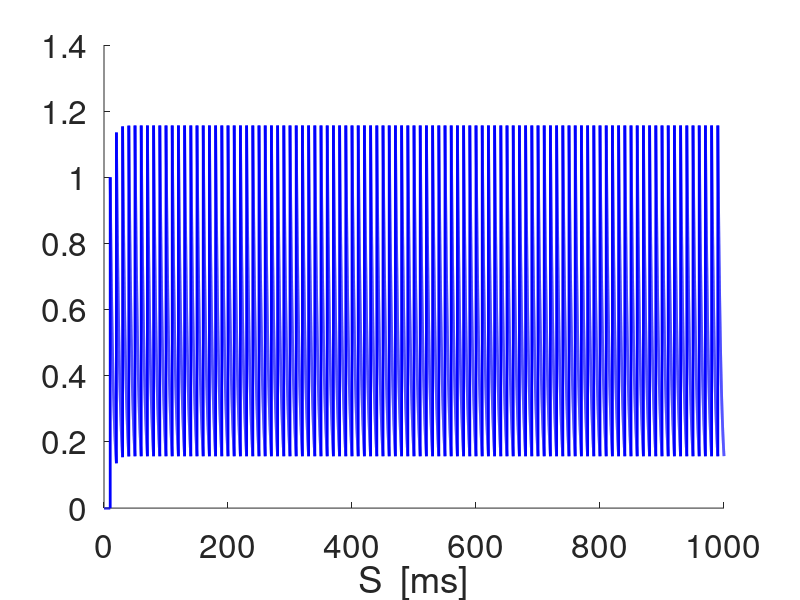
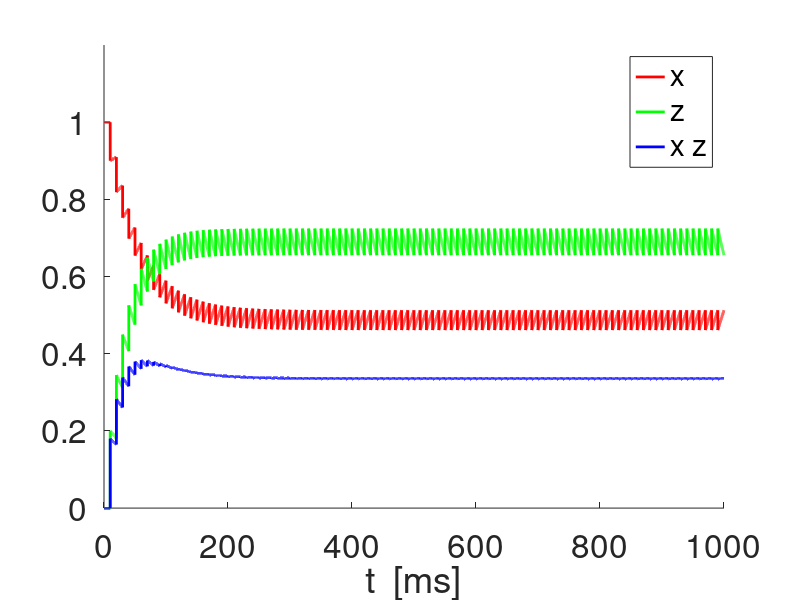
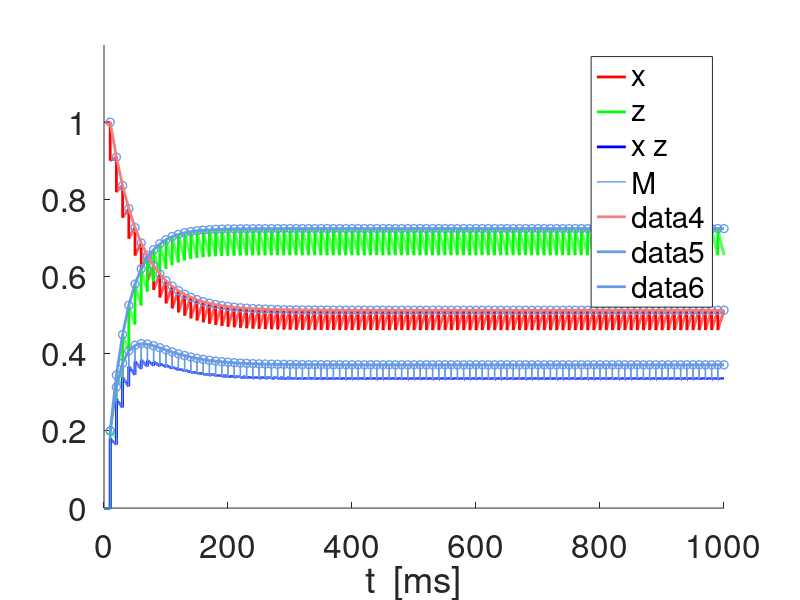
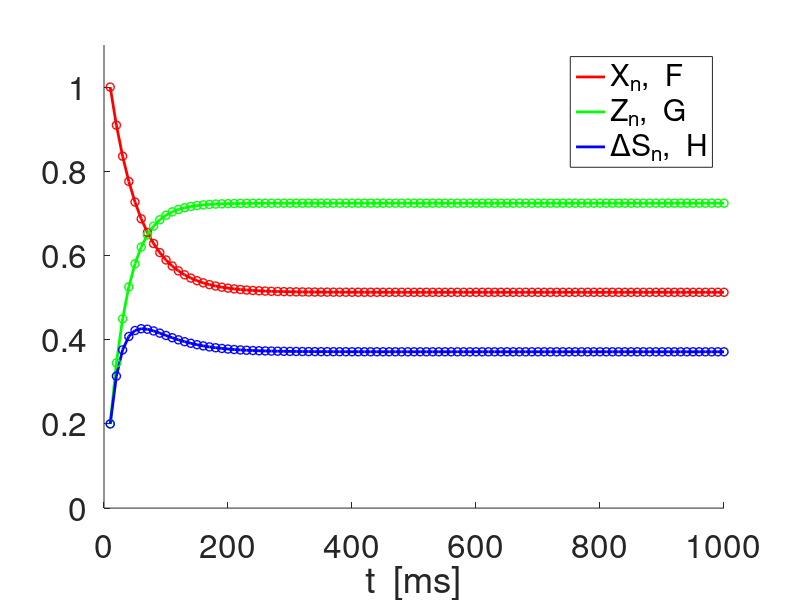

The MATLAB source for these figures, in order:
% 2020-01-08

% Synaptic depression and facilitation models 
% (Dayan & Abbott, see Ermentrout & Terman book, Chapter 7) 

clearvars;
close all;

lightblueish = [.4 .6 .9];
lightcoral = [0.94 0.5 0.5];
lightsalmon = [0.9 0.5 0.4];
mediumacquamarine = [0.4 0.8 0.6];
lightgray = [.7 .7 .7];
darkgray = [.3 .3 .3];
darkgray2 = [.1 .1 .1];

% Parameters

taudec = 5;
taudep = 100;
taufac = 100;
adep = 0.1;
afac = 0.2;
Xinf = 1;
Zinf = 0;

% Time definitions

Tmax = 1000;
dt = 0.01;
t = 0:dt:Tmax;

% Input spike definitions

SpkFreqin = 100;
SpkPerin = 1000/SpkFreqin;
Nspk = floor(Tmax/SpkPerin);
tspk = (1:Nspk)*SpkPerin;



% Synaptic dynamics (no short-term plasticity)

S = zeros(1,length(t));

jspk = 1;
for j=1:length(t)-1
    k1s = -S(j)/taudec;
    as = S(j)+k1s*dt;
    k2s = -as/taudec;
    S(j+1) = S(j)+(k1s+k2s)*dt/2;
    if t(j)> tspk(jspk)
        S(j+1) = S(j+1)+1;
        jspk = jspk+1;
    end
end

figure
hold on
plot(t,S,'-b','linewidth',2);
set(gca,'fontsize',24);
xlabel('t  [ms]');
xlabel('S  [ms]');

% Synaptic short-term plasticity

x = zeros(1,length(t));
z = zeros(1,length(t));

x(1) = 1;
z(1) = 0;
jspk = 1;
for j=1:length(t)-1
    k1x = (Xinf-x(j))/taudep;
    k1z = (Zinf-z(j))/taufac;
    ax = x(j)+k1x*dt;
    az = z(j)+k1z*dt;
    k2x = (Xinf-ax)/taudep;
    k2z = (Zinf-az)/taufac;
    x(j+1) = x(j)+(k1x+k2x)*dt/2;
    z(j+1) = z(j)+(k1z+k2z)*dt/2;
    if t(j)>= tspk(jspk)
        x(j+1) = x(j+1)-adep*x(j);
        z(j+1) = z(j+1)+afac*(1-z(j+1));
        jspk = jspk+1;
    end
end

m = zeros(1,length(t));
for j=2:length(t)
    m(j) = x(j-1)*z(j);
end

% x-, z- and DeltaS=x*z-traces

figure
hold on
plot(t,x,'-r','linewidth',2);
plot(t,z,'-g','linewidth',2);
plot(t,x.*z,'-b','linewidth',2);
axis([0 Tmax 0 1.2]);
set(gca,'fontsize',24);
xlabel('t  [ms]');
legend('x','z','x z');

% x-, z- and m-traces (m=DeltaS) + peaks

figure
hold on
plot(t,x,'-r','linewidth',2);
plot(t,z,'-g','linewidth',2);
plot(t,x.*z,'-b','linewidth',2);
plot(t,m,'-','Color',lightblueish,'linewidth',1);
%plot(t,m,'-b','linewidth',2);
axis([0 Tmax 0 1.2]);
set(gca,'fontsize',24);
xlabel('t  [ms]');
legend('x','z','x z');

% Sequence of peaks computed from the analytical solutions to the
% % differential equations using the previous sequence values to generate the
% current ones (instead of the previous values in the differential
% equation discretization). 

Dtatspkin = SpkPerin;
Tspkmax = floor(Tmax/SpkPerin);
tspk = SpkPerin:SpkPerin:Tspkmax*SpkPerin;
jspk = floor(tspk/dt);

    
Pdep =  exp(-Dtatspkin/taudep);
Pfac =  exp(-Dtatspkin/taufac);
X = zeros(1,Tspkmax);
Z = zeros(1,Tspkmax);
Zaux = zeros(1,Tspkmax);
X(1) = 1;
Z(1) = afac;
for j=1:Tspkmax-1
    X(j+1) = Xinf+((1-adep)*X(j)-Xinf)*Pdep;       
    Z(j+1) = (1-afac)*(Zinf+(Z(j)-Zinf)*Pfac)+afac;
end
M = X.*Z;
Xfp = (1-Pdep)*Xinf/(1-(1-adep)*Pdep);
Zfp = ((1-Pfac)*(1-afac)*Zinf+afac)/(1-(1-afac)*Pfac);


plot(tspk,X,'o','Color',lightblueish,'linewidth',1);
plot(tspk,Z,'o','Color',lightblueish,'linewidth',1);
plot(tspk,M,'o','Color',lightblueish,'linewidth',1);
legend('x','z','x z','M');



% Approximation of the Peak sequences by the toy model functions
% F = A+(1-A)*exp(-(t-tspk(1))/sigmadep)
% G = B*(1-C*exp(-(t-tspk(1))/sigmadep)

Fcut = 0.5*(X(1)-Xfp)+Xfp;
for k=2:length(tspk)
    if X(k)<Fcut
        kaux = k;    
        break
    end
end
sgmadep = (tspk(kaux)-tspk(1))/log((1-Xfp)/(X(kaux)-Xfp));
F = Xfp+(1-Xfp)*exp(-(tspk-tspk(1))/sgmadep);
E = sum((X-F).^2);

Gcut = 0.5*(Zfp-Z(1))+Z(1);
for k=2:length(tspk)
    if Z(k)>Gcut
        kaux = k;    
        break
    end
end

C = 1-afac/Zfp;
sgmafac = (tspk(kaux)-tspk(1))/log(Zfp*C/(Zfp-Z(kaux)));
G = Zfp*(1-C*exp(-(tspk-tspk(1))/sgmafac));
E = sum((Z-G).^2);
H = F.*G;
plot(tspk,F,'-','Color',lightcoral,'linewidth',2);
plot(tspk,G,'-','Color',lightblueish,'linewidth',2);
plot(tspk,H,'-','Color',lightblueish,'linewidth',2);
Hexpanded = Zfp*(Xfp-Xfp*C*exp(-(tspk-tspk(1))/sgmafac)+(1-Xfp)*exp(-(tspk-tspk(1))/sgmadep)-(1-Xfp)*C*exp(-(tspk-tspk(1))*(1/sgmadep+1/sgmafac)));
Hcut = Zfp*(Xfp-Xfp*C*exp(-(tspk-tspk(1))/sgmafac)+(1-Xfp)*exp(-(tspk-tspk(1))/sgmadep));
%plot(tspk,Hexpanded,'-k','linewidth',1);
%plot(tspk,Hcut,'-','Color',lightgray,'linewidth',1);



% figure
% hold on
% plot(tspk,F,'-','Color',lightcoral,'linewidth',2);
% plot(tspk,G,'-','Color',lightblueish,'linewidth',2);
% plot(tspk,H,'-','Color',lightblueish,'linewidth',2);
% plot(tspk,X,'or','linewidth',1);
% plot(tspk,Z,'og','linewidth',1);
% plot(tspk,M,'ob','linewidth',1);
% axis([0 Tmax 0  1.1]);
% set(gca,'fontsize',24);
% xlabel('t  [ms]');
% legend('X_n,  F','Z_n,  G','\DeltaS_n,  H');

figure
hold on
plot(tspk,F,'-r','linewidth',2);
plot(tspk,G,'-g','linewidth',2);
plot(tspk,H,'-b','linewidth',2);
plot(tspk,X,'or','linewidth',1);
plot(tspk,Z,'og','linewidth',1);
plot(tspk,M,'ob','linewidth',1);
axis([0 Tmax 0  1.1]);
set(gca,'fontsize',24);
xlabel('t  [ms]');
legend('X_n,  F','Z_n,  G','\DeltaS_n,  H');




% figure
% hold on
% % plot([1:Tspkmax],X,'or','linewidth',2);
% % plot([1:Tspkmax],Z,'og','linewidth',2);
% % plot([1:Tspkmax],M,'ob','linewidth',2);
% plot(tspk,X,'-or','linewidth',1);
% plot(tspk,Z,'-og','linewidth',1);
% plot(tspk,M,'-ob','linewidth',1);
% axis([0 Tmax 0 1.2]);
% set(gca,'fontsize',24);
% xlabel('t_{spk}  [ms]');


%%%%%%%%%%%%%%%%%%%%%%%%%%%%%%%%%%%%%%%%%%%%%%%%%%%%%%%%

TOY = 0;
if TOY == 1

    % Toy-function model

    taudep=10;
    taufac = 1;
    B = 1;
    A = 0.2;
    C = 0.8;
    alpha=10;
    Ttmax = 10;
    tt = 0:0.01:Ttmax;
    f = A+(1-A)*exp(-tt/taudep);
    g = B*(1-C*exp(-tt/taufac));
    H = f.*g;


    % Rescaled toy-function model

    A = 0.2;
    C = 0.8;
    tau = 1;
    f = A+(1-A)*exp(-tt/tau);
    g = 1-C*exp(-tt);
    H = f.*g;

    figure
    hold on
    plot(tt,f,'-r','linewidth',2);
    plot(tt,g,'-g','linewidth',2);
    plot(tt,H,'-b','Color',lightblueish,'linewidth',2)
    plot(tt,H,'-b','linewidth',2)
    axis([0 Ttmax 0 1.2]);
    set(gca,'fontsize',24);
    xlabel('t  [ms]');

end
